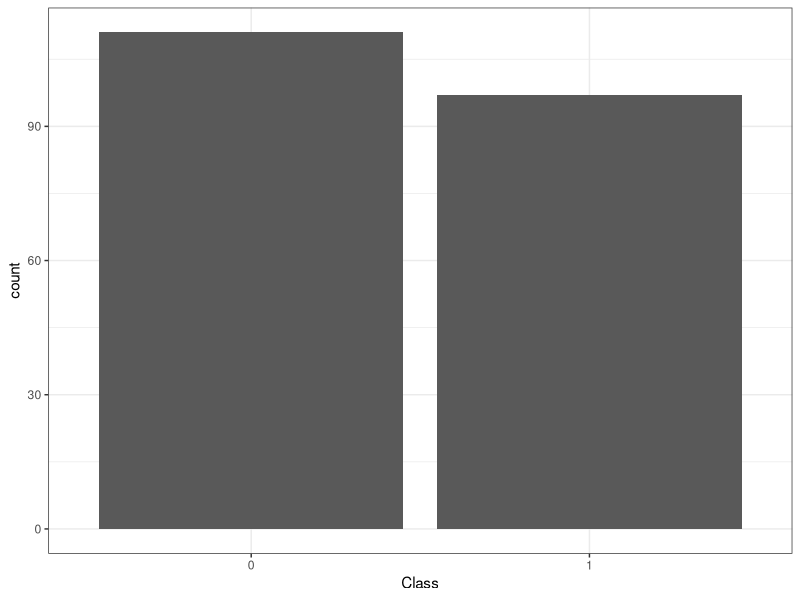
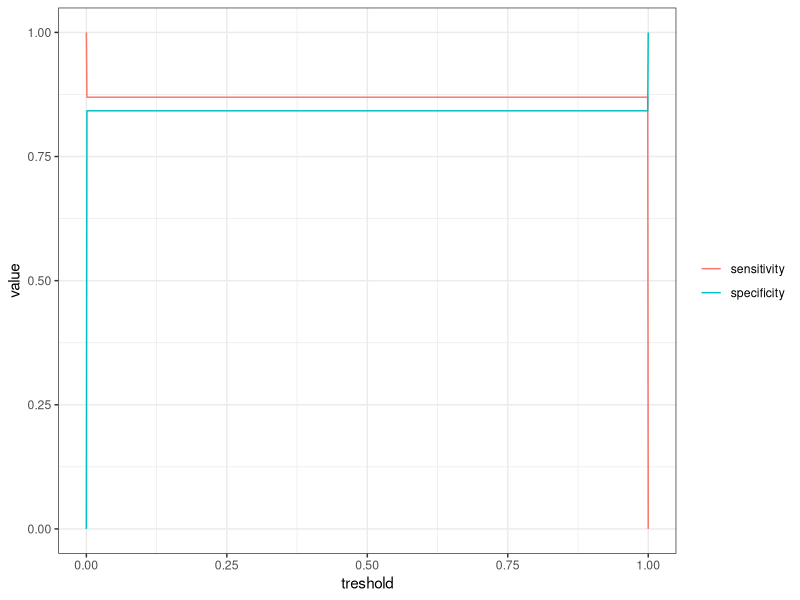
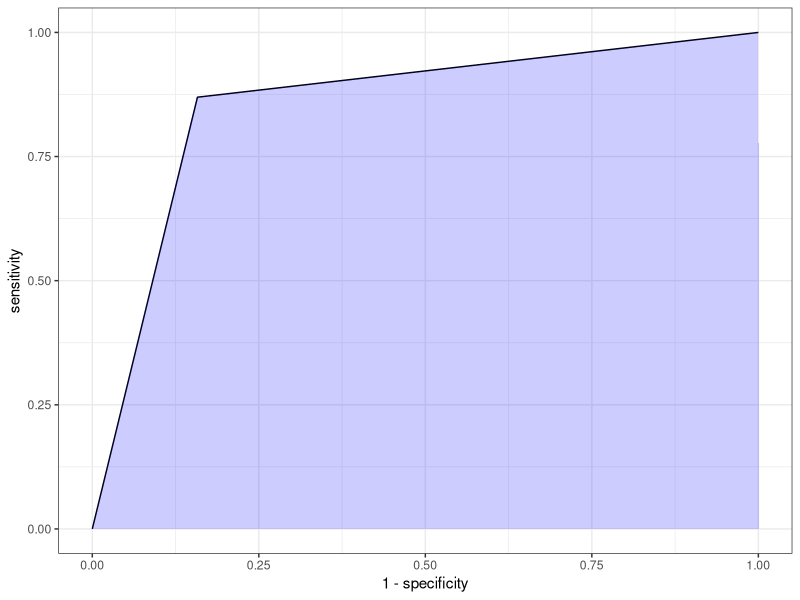

These figures' R source, in order:
# ECONOMETRIC EXERCISE 
# MACHHOURI FATIMA, COMPUTER SCIENCE AND MANAGEMENT SECTION, POLYTECH MONTPELLIER

# Question : We have measurements of a sonar (60 variables 'V1'...'V60') and the object detected (variable 'Class' : '1' for 'rock' and '0' for 'mine'). 
# Are we able to correctly detect mines ?

library(ggplot2)
library(caret)
library(pROC)

dir <- 'your_path' #Replace your_path by the directory path
setwd(dir)

# STEP 1 : We load the datas
Sonar <- read.table(file = 'datas/Sonar.csv', header = TRUE, sep = ';')

# STEP 2 : We check that the dataset is balanced
table(Sonar$Class)
ggplot(Sonar) + geom_bar(aes(as.factor(Class))) + xlab('Class') + theme_bw()

# STEP 3 : We split the dataset into 2 datasets
# -> the training dataset composed of 80% 
# -> the test dataset composed of 20%
n <- nrow(Sonar)
train_index <- sample(x = 1:n, size = round(0.8 * n), replace = FALSE)
training_data <- Sonar[train_index,] 
test_data <- Sonar[-train_index,] 

# STEP 4 : Model Training and Backward Selection
log_reg <- glm(Class ~ ., data = training_data, family = 'binomial', maxit = 1000)
log_reg <- step(log_reg, direction = 'backward')
summary(log_reg)

# STEP 5 : Prediction on test dataset
hat_pi <- predict(log_reg, newdata = test_data, type = 'response')
hat_y <- as.integer(hat_pi > 0.5)

# STEP 6 : Confusion Matrix
table(hat_y, test_data$Class)
confusionMatrix(data= as.factor(hat_y), reference = as.factor(test_data$Class), positive = '1')

# Sensibility and Specificity functions according to the threshold
sensibility <- function(threshold, df) {
  out <- sum(as.integer(hat_pi > threshold) == 1 & df$Class == 1)/sum(df$Class == 1)
  return(out)
}

specificity <- function(threshold, df) {
  out <- sum(as.integer(hat_pi > threshold) == 0 & df$Class == 0)/sum(df$Class == 0)
  return(out)
}

# Possible values for the threshold
treshold <- seq(0, 1, 0.001)

# Calculation of sensitivity and specificity based on the possible values for the threshold
sens <- sapply(treshold, sensibility, df = test_data)
spec <- sapply(treshold, specificity, df = test_data)

data2plot <- data.frame(treshold = rep(treshold, 2), value = c(sens, spec), tag = rep(c('sensitivity', 'specificity'), each = length(treshold)))
ggplot(data2plot, aes(x = treshold, y = value)) + geom_line(aes(col = tag)) + theme_bw() + theme(legend.title = element_blank())

# ROC and AUC curves
data2plot <- data.frame(treshold = treshold, sensitivity = sens, specificity = spec)
ggplot(data2plot, aes(x = 1 - specificity, y = sensitivity)) + geom_line() + geom_area(fill='blue', alpha = 0.2, position = 'identity') + theme_bw()

# AUC
auc(test_data$Class, hat_pi)


